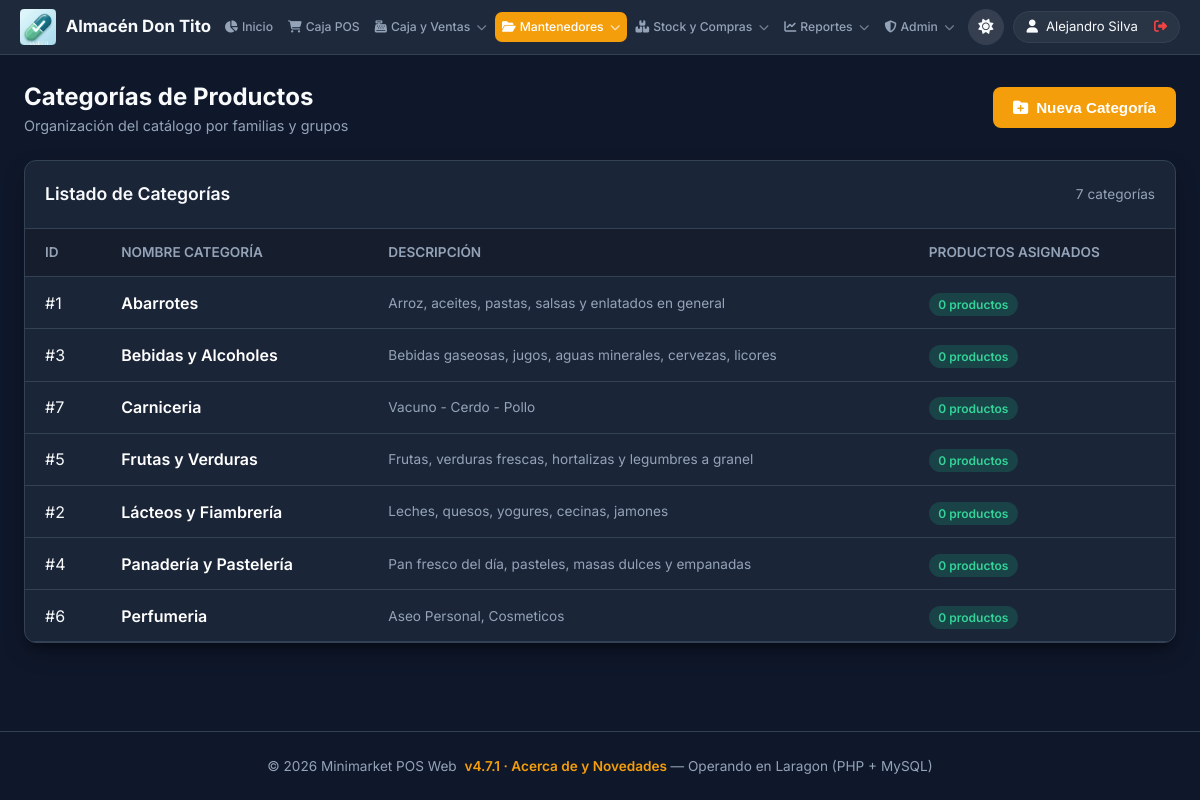
The page /categorias.php (signed in) on the database its author committed.
### tables this page shows
CREATE TABLE `categorias` (
  `CategoriaID` int NOT NULL AUTO_INCREMENT,
  `Nombre` varchar(100) NOT NULL,
  `Descripcion` varchar(255) DEFAULT NULL,
  PRIMARY KEY (`CategoriaID`)
);

### categorias.php (called while the page is built, shortened)
<?php
require_once __DIR__ . '/includes/header.php';
$pdo = getDB();
$categorias = $pdo->query("
    SELECT c.*, (SELECT COUNT(*) FROM productos p WHERE p.CategoriaID = c.CategoriaID AND p.Activo = TRUE) AS TotalProductos
    FROM categorias c ORDER BY c.Nombre ASC
")->fetchAll();
include __DIR__ . '/views/categorias.view.php';
require_once __DIR__ . '/includes/footer.php';

### views/categorias.view.php (the view, shortened to what this page needs)
<div style="display: flex; justify-content: space-between; align-items: center; margin-bottom: 1.5rem;">
  <div>
    <h1 style="font-size: 1.5rem; font-weight: 700;">Categorías de Productos</h1>
    <p style="color: var(--text-muted); font-size: 0.9rem;">Organización del catálogo por familias y grupos</p>
  </div>
  <button onclick="document.getElementById('catModal').style.display='flex'" class="btn btn-primary">
    <i class="fa-solid fa-folder-plus"></i> Nueva Categoría
  </button>
</div>
<div class="table-card">
  <div class="table-header">
    <h2 style="font-size: 1.1rem; font-weight: 600;">Listado de Categorías</h2>
    <span style="color: var(--text-muted); font-size: 0.85rem;"><?= count($categorias) ?> categorías</span>
  </div>
  <table class="table">
    <thead>
      <tr>
        <th>ID</th>
        <th>Nombre Categoría</th>
        <th>Descripción</th>
        <th>Productos Asignados</th>
      </tr>
    </thead>
    <tbody>
      <?php foreach ($categorias as $cat): ?>
        <tr>
          <td>#<?= $cat['CategoriaID'] ?></td>
          <td style="font-weight: 600; color: #fff;"><?= htmlspecialchars($cat['Nombre']) ?></td>
          <td style="color: var(--text-muted); font-size: 0.85rem;"><?= htmlspecialchars($cat['Descripcion'] ?: 'Sin descripción') ?></td>
          <td><span class="badge badge-success"><?= $cat['TotalProductos'] ?> productos</span></td>
        </tr>
      <?php endforeach; ?>
    </tbody>
  </table>
</div>

### assets/css/style.css (style rules this page uses)
:root { --primary: #4f46e5; --primary-hover: #4338ca; --primary-light: #eef2ff; --success: #10b981; --success-hover: #059669; --warning: #f59e0b; --danger: #ef4444; --danger-hover: #dc2626; --bg-dark: #0f172a; --surface-dark: #1e293b; --border-dark: #334155; --text-main: #f8fafc; --text-muted: #94a3b8; --card-bg: rgba(30, 41, 59, 0.85); --glass-bg: rgba(15, 23, 42, 0.75); --shadow-lg: 0 10px 25px -5px rgba(0, 0, 0, 0.4), 0 8px 10px -6px rgba(0, 0, 0, 0.3); --radius: 12px; --transition: all 0.2s cubic-bezier(0.4, 0, 0.2, 1); }
* { box-sizing: border-box; margin: 0; padding: 0; }
body { font-family: 'Inter', system-ui, -apple-system, sans-serif; background-color: var(--bg-dark); color: var(--text-main); min-height: 100vh; display: flex; flex-direction: column; line-height: 1.5; -webkit-font-smoothing: antialiased; }
.btn { display: inline-flex; align-items: center; justify-content: center; gap: 0.5rem; padding: 0.75rem 1.25rem; border-radius: 8px; font-weight: 600; font-size: 0.95rem; cursor: pointer; border: none; transition: var(--transition); text-decoration: none; }
.btn-primary { background: var(--primary); color: #fff; }
.table-card { background: var(--card-bg); border: 1px solid var(--border-dark); border-radius: var(--radius); overflow: hidden; box-shadow: var(--shadow-lg); }
.table-header { padding: 1.25rem; border-bottom: 1px solid var(--border-dark); display: flex; justify-content: space-between; align-items: center; }
.table { width: 100%; border-collapse: collapse; text-align: left; }
.table th, .table td { padding: 0.85rem 1.25rem; border-bottom: 1px solid var(--border-dark); }
.table th { background: rgba(0, 0, 0, 0.2); color: var(--text-muted); font-weight: 600; font-size: 0.85rem; text-transform: uppercase; }
.badge { padding: 0.25rem 0.6rem; border-radius: 50px; font-size: 0.75rem; font-weight: 600; }
.badge-success { background: rgba(16, 185, 129, 0.2); color: #34d399; }
[data-accent="indigo"], :root { --primary: #4f46e5; --primary-hover: #4338ca; --primary-light: #eef2ff; }
[data-accent="naranja"] { --primary: #f59e0b; --primary-hover: #d97706; --primary-light: #fffbeb; }

### rows shown on the page
categorias: CategoriaID "1", Nombre "Abarrotes", Descripcion "Arroz, aceites, pastas, salsas y enlatados en general", TotalProductos "0"
categorias: CategoriaID "3", Nombre "Bebidas y Alcoholes", Descripcion "Bebidas gaseosas, jugos, aguas minerales, cervezas, licores", TotalProductos "0"
categorias: CategoriaID "7", Nombre "Carniceria", Descripcion "Vacuno - Cerdo - Pollo", TotalProductos "0"
categorias: CategoriaID "5", Nombre "Frutas y Verduras", Descripcion "Frutas, verduras frescas, hortalizas y legumbres a granel", TotalProductos "0"
categorias: CategoriaID "2", Nombre "Lácteos y Fiambrería", Descripcion "Leches, quesos, yogures, cecinas, jamones", TotalProductos "0"
categorias: CategoriaID "4", Nombre "Panadería y Pastelería", Descripcion "Pan fresco del día, pasteles, masas dulces y empanadas", TotalProductos "0"
categorias: CategoriaID "6", Nombre "Perfumeria", Descripcion "Aseo Personal, Cosmeticos", TotalProductos "0"

### other values the page prints
$nombreEmpresa "Almacén Don Tito"
$user['nombre'] "Alejandro Silva"
count($categorias) "7"
APP_VERSION "v4.7.1"
